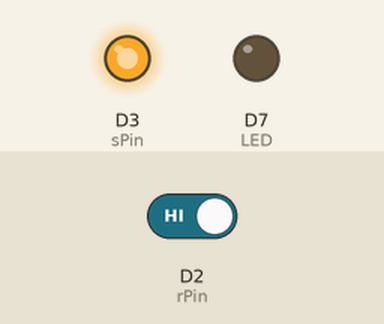
Bench run of a sketch on a simulated ESP8266 (NodeMCU). Parts: output pins drawn as LEDs (lit = HIGH). The inputs (shaded band) are chosen by the test bench; at power-on: D2 (rPin) HIGH.

Above: at 1.2 s.
1.3 s: D2 (rPin) driven LOW
Timing chart, 0 to 4.3 s (numbered marks = the images above; inputs shaded):
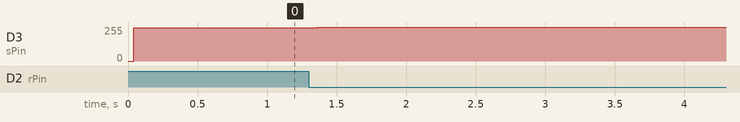

The sketch:

touch.ino
```cpp
// (licence header left out)
// LED port
#define LED D7

// Polling times in [ms]
#define POLL_TIME 20

// Touch events
#define tEVENT_NONE 0
#define tEVENT_TOUCH 1
#define tEVENT_RELEASE 2

// touch sensor pins
    int sPin = D3;
    int rPin = D2;

// timestamps
    unsigned long tS;
    unsigned long tR;

// reading and baseline
    long tReading;
    long tBaseline;


//------------------------------------------------------------
//	Setup
//------------------------------------------------------------
void setup()
{
	// Lamp pins
	pinMode(LED, OUTPUT);

    // intialize conditions for touch sensor
    pinMode(sPin,OUTPUT);
    attachInterrupt(rPin,touchSense,RISING);

    // calibrate touch sensor- Keep hands off!!!
    tBaseline = touchSampling();    // initialize to first reading

	/*
	// Make sure your Serial Terminal app is closed before powering your Core
    Serial.begin(9600);
    // Now open your Serial Terminal, and hit any key to continue!
    while(!Serial.available()) SPARK_WLAN_Loop();
    */

}

//------------------------------------------------------------
//	Loop
//------------------------------------------------------------
void loop()
{
	// time stamps
	static unsigned long lastUpdate = 0;

	//Update every POLL_TIME [ms]
	if (millis() > lastUpdate + POLL_TIME)
	{
		// check Touch UI
		int touchEvent = touchEventCheck();

		if (touchEvent == tEVENT_TOUCH)
		{
			digitalWrite(LED, HIGH);
		}

		if (touchEvent == tEVENT_RELEASE)
		{
			digitalWrite(LED, LOW);
		}

		// time stamp updated
		lastUpdate = millis();
	}
}


//============================================================
//	Touch UI
//============================================================
//------------------------------------------------------------
// ISR for touch sensing
//------------------------------------------------------------
void touchSense()
{
    tR = micros();
}

//------------------------------------------------------------
// touch sampling
//
// sample touch sensor 32 times and get average RC delay [usec]
//------------------------------------------------------------
long touchSampling()
{
    long tDelay = 0;
    int mSample = 0;

    for (int i=0; i<32; i++)
    {
        // discharge capacitance at rPin
        pinMode(rPin, OUTPUT);
        digitalWrite(sPin,LOW);
        digitalWrite(rPin,LOW);

        // revert to high impedance input
        pinMode(rPin,INPUT);

        // timestamp & transition sPin to HIGH and wait for interrupt in a read loop
        tS = micros();
        tR = tS;
        digitalWrite(sPin,HIGH);
        do
        {
            // wait for transition
        } while (digitalRead(rPin)==LOW);

        // accumulate the RC delay samples
        // ignore readings when micros() overflows
        if (tR>tS)
        {
            tDelay = tDelay + (tR - tS);
            mSample++;
        }

    }

    // calculate average RC delay [usec]
    if (mSample>0)
    {
        tDelay = tDelay/mSample;
    }
    else
    {
        tDelay = 0;     // this is an error condition!
    }

    //autocalibration using exponential moving average on data below trigger point
    if (tDelay<(tBaseline + tBaseline/4))
    {
        tBaseline = tBaseline + (tDelay - tBaseline)/8;
    }

	/*
	Serial.println(tDelay, tBaseline);
	*/

    return tDelay;

}

//------------------------------------------------------------
// touch event check
//
// check touch sensor for events:
//      tEVENT_NONE     no change
//      tEVENT_TOUCH    sensor is touched (Low to High)
//      tEVENT_RELEASE  sensor is released (High to Low)
//
//------------------------------------------------------------
int touchEventCheck()
{
    int touchSense;                     // current reading
    static int touchSenseLast = LOW;    // last reading

    static unsigned long touchDebounceTimeLast = 0; // debounce timer
    int touchDebounceTime = 50;                     // debounce time

    static int touchNow = LOW;  // current debounced state
    static int touchLast = LOW; // last debounced state

    int tEvent = tEVENT_NONE;   // default event


    // read touch sensor
    tReading = touchSampling();

    // touch sensor is HIGH if trigger point 1.25*Baseline
    if (tReading>(tBaseline + tBaseline/4))
    {
        touchSense = HIGH;
    }
    else
    {
        touchSense = LOW;
    }

    // debounce touch sensor
    // if state changed then reset debounce timer
    if (touchSense != touchSenseLast)
    {
        touchDebounceTimeLast = millis();
    }

    touchSenseLast = touchSense;


    // accept as a stable sensor reading if the debounce time is exceeded without reset
    if (millis() > touchDebounceTimeLast + touchDebounceTime)
    {
        touchNow = touchSense;
    }


    // set events based on transitions between readings
    if (!touchLast && touchNow)
    {
        tEvent = tEVENT_TOUCH;
    }

    if (touchLast && !touchNow)
    {
        tEvent = tEVENT_RELEASE;
    }


    // update last reading
    touchLast = touchNow;

    return tEvent;
}
```
